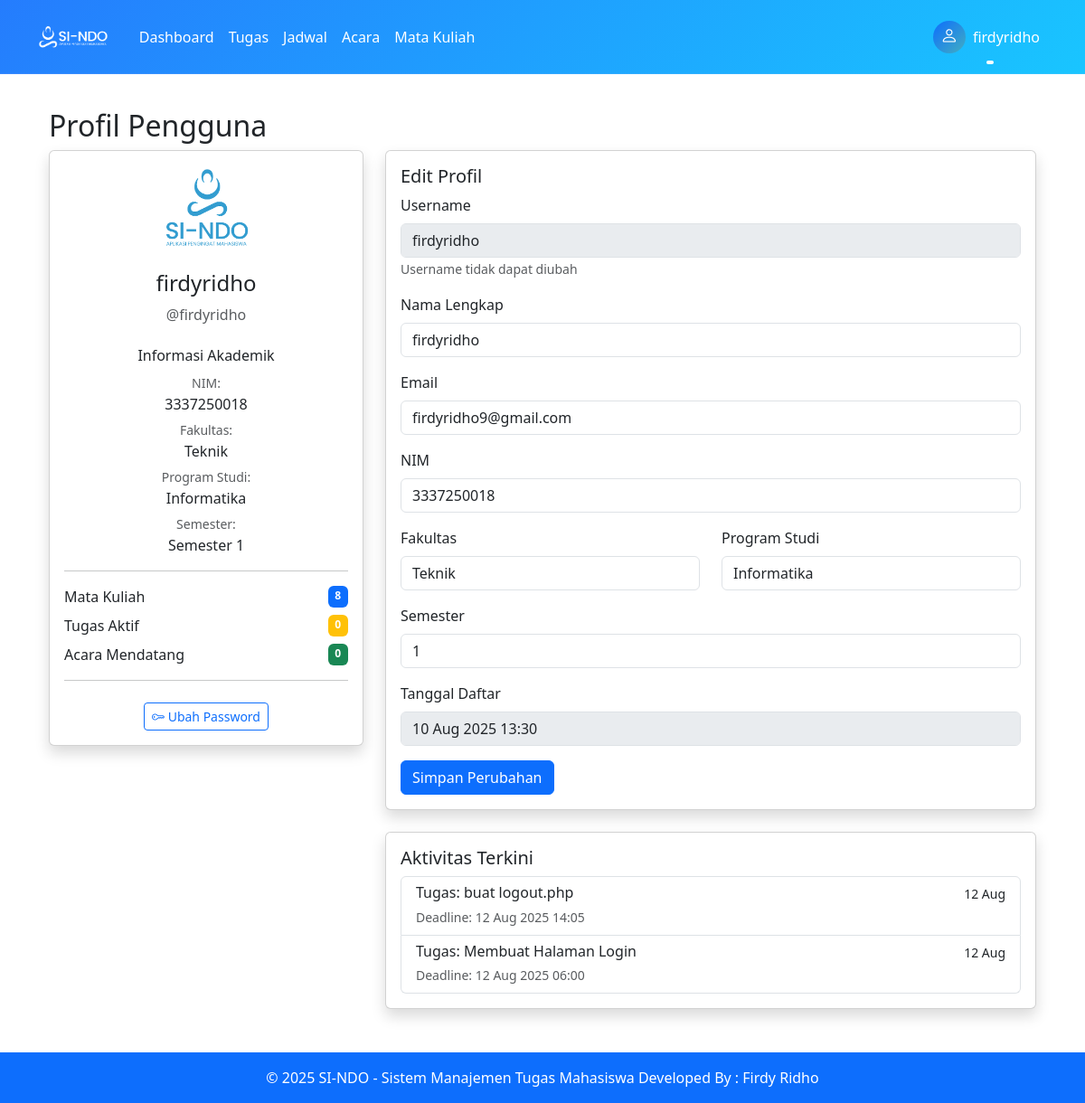
The page /pages/profil/index.php (signed in) on the database as committed earlier.
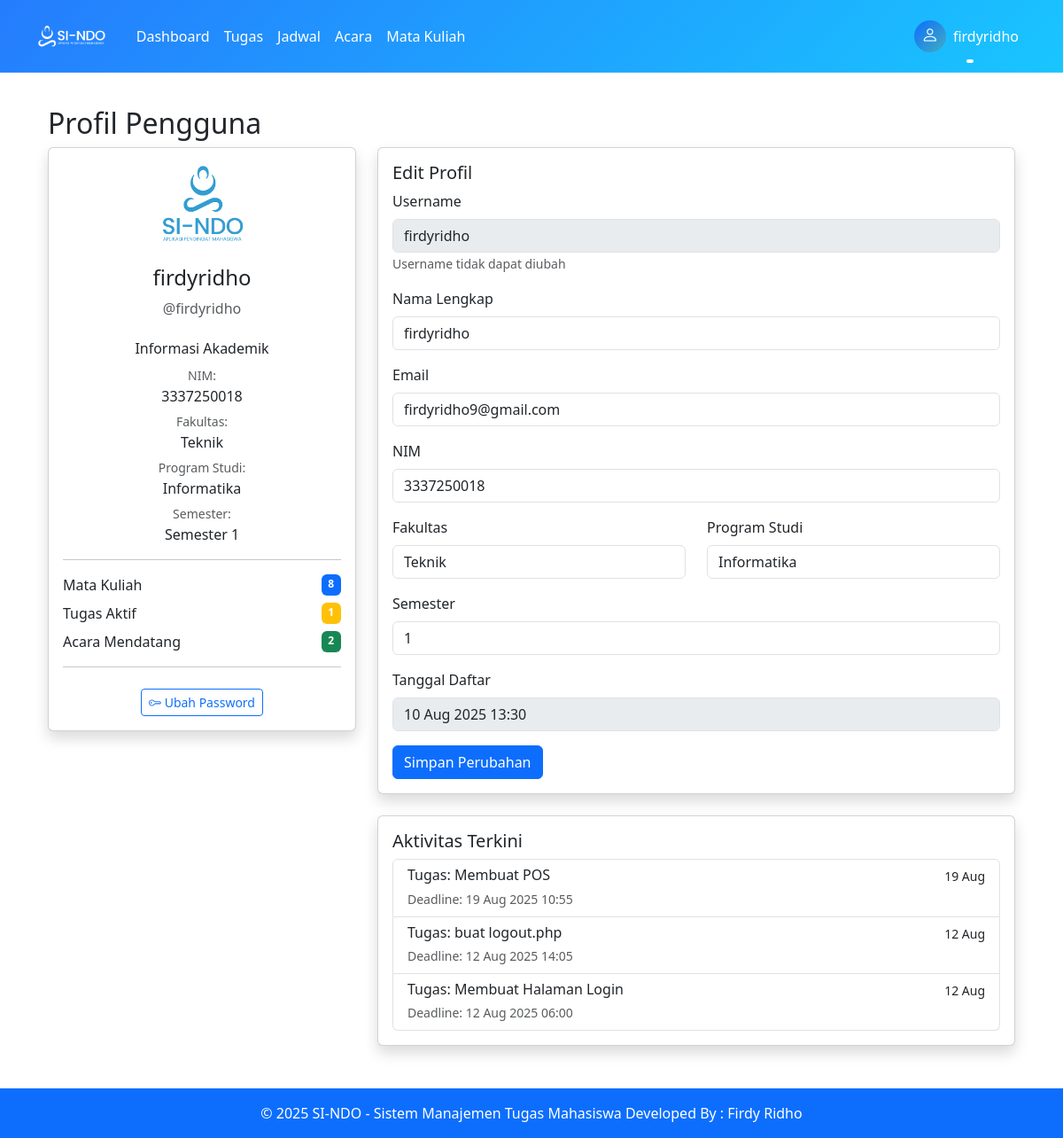
The same page on the database as committed later.
### tables this page shows
CREATE TABLE `users` (
  `id` int(11) NOT NULL,
  `username` varchar(50) NOT NULL,
  `password` varchar(255) NOT NULL,
  `nama_lengkap` varchar(100) NOT NULL,
  `nim` varchar(20) DEFAULT NULL,
  `prodi` varchar(50) DEFAULT NULL,
  `fakultas` varchar(50) DEFAULT NULL,
  `semester` int(2) DEFAULT NULL,
  `email` varchar(100) NOT NULL,
  `created_at` timestamp NOT NULL DEFAULT current_timestamp()
);

CREATE TABLE `tugas` (
  `id` int(11) NOT NULL,
  `judul` varchar(100) NOT NULL,
  `deskripsi` text DEFAULT NULL,
  `mk_id` int(11) NOT NULL,
  `deadline` datetime NOT NULL,
  `status` enum('Belum Dimulai','Dalam Pengerjaan','Selesai') DEFAULT 'Belum Dimulai',
  `prioritas` enum('Rendah','Sedang','Tinggi') DEFAULT 'Sedang',
  `user_id` int(11) NOT NULL,
  `created_at` timestamp NOT NULL DEFAULT current_timestamp()
);

### includes/auth.php (called while the page is built, shortened)
<?php
function isLoggedIn() {
    return isset($_SESSION['user_id']);
}
function getUserData($pdo, $user_id) {
    $stmt = $pdo->prepare("SELECT * FROM users WHERE id = ?");
    $stmt->execute([$user_id]);
    return $stmt->fetch(PDO::FETCH_ASSOC);
}
?>

### pages/profil/index.php (the view, shortened to what this page needs)
<?php
require_once '../../config/database.php';
require_once '../../includes/auth.php';
?>
<?php include '../../includes/header.php'; ?>
<div class="container mt-4">
    <h2>Profil Pengguna</h2>
    <div class="row">
        <div class="col-md-4">
            <div class="card shadow">
                <div class="card-body text-center">
                    <div class="mb-3">
                        <img src="../../assets/images/logo.png" alt="Logo Sindo" class="img-fluid" style="max-height: 100px;">
                    </div>
                    <h4><?= htmlspecialchars($user['nama_lengkap']) ?></h4>
                    <p class="text-muted">@<?= htmlspecialchars($user['username']) ?></p>
                    <div class="mt-4">
                        <div class="mb-3">
                            <h6>Informasi Akademik</h6>
                            <p class="mb-1">
                                <small class="text-muted">NIM:</small><br>
                                <?= $user['nim'] ? htmlspecialchars($user['nim']) : '<span class="text-danger">Belum diisi</span>' ?>
                            </p>
                            <p class="mb-1">
                                <small class="text-muted">Fakultas:</small><br>
                                <?= $user['fakultas'] ? htmlspecialchars($user['fakultas']) : '<span class="text-danger">Belum diisi</span>' ?>
                            </p>
                            <p class="mb-1">
                                <small class="text-muted">Program Studi:</small><br>
                                <?= $user['prodi'] ? htmlspecialchars($user['prodi']) : '<span class="text-danger">Belum diisi</span>' ?>
                            </p>
                            <p class="mb-1">
                                <small class="text-muted">Semester:</small><br>
                                <?= $user['semester'] ? 'Semester '.htmlspecialchars($user['semester']) : '<span class="text-danger">Belum diisi</span>' ?>
                            </p>
                        </div>
                        <hr>
                        <div class="d-flex justify-content-between mb-2">
                            <span>Mata Kuliah</span>
                            <span class="badge bg-primary">
                                <?php
                                    $stmt = $pdo->prepare("SELECT COUNT(*) FROM mata_kuliah WHERE user_id = ?");
                                    $stmt->execute([$_SESSION['user_id']]);
                                    echo $stmt->fetchColumn();
                                ?>
                            </span>
                        </div>
                        <div class="d-flex justify-content-between mb-2">
                            <span>Tugas Aktif</span>
                            <span class="badge bg-warning">
                                <?php
                                    $stmt = $pdo->prepare("SELECT COUNT(*) FROM tugas WHERE user_id = ? AND status != 'Selesai'");
                                    $stmt->execute([$_SESSION['user_id']]);
                                    echo $stmt->fetchColumn();
                                ?>
                            </span>
                        </div>
                        <div class="d-flex justify-content-between">
                            <span>Acara Mendatang</span>
                            <span class="badge bg-success">
                                <?php
                                    $stmt = $pdo->prepare("SELECT COUNT(*) FROM acara WHERE user_id = ? AND tanggal_mulai > NOW()");
                                    $stmt->execute([$_SESSION['user_id']]);
                                    echo $stmt->fetchColumn();
                                ?>
                            </span>
                        </div>
                    </div>
                    <hr>
                    <a href="ubah_password.php" class="btn btn-outline-primary btn-sm mt-2">
                        <i class="bi bi-key"></i> Ubah Password
                    </a>
                </div>
            </div>
        </div>
        <div class="col-md-8">
            <div class="card shadow">
                <div class="card-body">
                    <h5 class="card-title">Edit Profil</h5>
                    <form method="post">
                        <div class="mb-3">
                            <label for="username" class="form-label">Username</label>
                            <input type="text" class="form-control" id="username" value="<?= htmlspecialchars($user['username']) ?>" disabled>
                            <small class="text-muted">Username tidak dapat diubah</small>
                        </div>
                        <div class="mb-3">
                            <label for="nama_lengkap" class="form-label">Nama Lengkap</label>
                            <input type="text" class="form-control" id="nama_lengkap" name="nama_lengkap"
                                   value="<?= htmlspecialchars($user['nama_lengkap']) ?>" required>
                        </div>
                        <div class="mb-3">
                            <label for="email" class="form-label">Email</label>
                            <input type="email" class="form-control" id="email" name="email"
                                   value="<?= htmlspecialchars($user['email']) ?>" required>
                        </div>
                        <div class="mb-3">
                            <label for="nim" class="form-label">NIM</label>
                            <input type="text" class="form-control" id="nim" name="nim"
                                   value="<?= htmlspecialchars($user['nim']) ?>" placeholder="Masukkan NIM" required>
                        </div>
                        <div class="row">
                            <div class="col-md-6 mb-3">
                                <label for="fakultas" class="form-label">Fakultas</label>
                                <input type="text" class="form-control" id="fakultas" name="fakultas"
                                       value="<?= htmlspecialchars($user['fakultas']) ?>" placeholder="Contoh: Fakultas Teknik" required>
                            </div>
                            <div class="col-md-6 mb-3">
                                <label for="prodi" class="form-label">Program Studi</label>
                                <input type="text" class="form-control" id="prodi" name="prodi"
                                       value="<?= htmlspecialchars($user['prodi']) ?>" placeholder="Contoh: Teknik Informatika" required>
                            </div>
                        </div>
                        <div class="mb-3">
                            <label for="semester" class="form-label">Semester</label>
                            <input type="number" class="form-control" id="semester" name="semester"
                                   value="<?= htmlspecialchars($user['semester']) ?>" min="1" max="14" placeholder="1-14" required>
                        </div>
                        <div class="mb-3">
                            <label class="form-label">Tanggal Daftar</label>
                            <input type="text" class="form-control"
                                   value="<?= date('d M Y H:i', strtotime($user['created_at'])) ?>" disabled>
                        </div>
                        <button type="submit" class="btn btn-primary">Simpan Perubahan</button>
                    </form>
                </div>
            </div>
            <div class="card shadow mt-4">
                <div class="card-body">
                    <h5 class="card-title">Aktivitas Terkini</h5>
                    <div class="list-group">
                        <?php
                        $stmt = $pdo->prepare("SELECT judul, deadline FROM tugas WHERE user_id = ? ORDER BY created_at DESC LIMIT 5");
                        $stmt->execute([$_SESSION['user_id']]);
                        $tugas_terbaru = $stmt->fetchAll(PDO::FETCH_ASSOC);
                        foreach ($tugas_terbaru as $tugas): ?>
                            <div class="list-group-item">
                                <div class="d-flex w-100 justify-content-between">
                                    <h6 class="mb-1">Tugas: <?= htmlspecialchars($tugas['judul']) ?></h6>
                                    <small><?= date('d M', strtotime($tugas['deadline'])) ?></small>
                                </div>
                                <small class="text-muted">Deadline: <?= date('d M Y H:i', strtotime($tugas['deadline'])) ?></small>
                            </div>
                        <?php endforeach; ?>
                    </div>
                </div>
            </div>
        </div>
    </div>
</div>
<?php include '../../includes/footer.php'; ?>

### includes/header.php (shortened to what this page needs)
<?php
$current_page = basename($_SERVER['PHP_SELF']);
if (isLoggedIn()) {
    $user = getUserData($pdo, $_SESSION['user_id']);
}
?>
<!DOCTYPE html>
<html lang="en">
<head>
<link href="https://cdn.jsdelivr.net/npm/bootstrap@5.3.0/dist/css/bootstrap.min.css" rel="stylesheet" />
<link rel="stylesheet" href="https://cdn.jsdelivr.net/npm/bootstrap-icons@1.10.0/font/bootstrap-icons.css" />
</head>
<body>
<nav class="navbar navbar-expand-lg navbar-dark navbar-custom fixed-top">
    <div class="container">
        <a class="navbar-brand d-flex align-items-center" href="/sindo/index.php">
            <img src="/sindo/assets/images/fontlogo.png" alt="SINDO Logo" style="height: 55px; margin-right: 10px;">
        </a>
        <div class="collapse navbar-collapse" id="navbarNav">
            <ul class="navbar-nav me-auto mb-2 mb-lg-0">
                <?php if (isLoggedIn()): ?>
                    <li class="nav-item">
                        <a class="nav-link <?= $current_page == 'dashboard.php' ? 'active' : '' ?>" href="/sindo/pages/dashboard.php">Dashboard</a>
                    </li>
                    <li class="nav-item">
                        <a class="nav-link <?= strpos($_SERVER['REQUEST_URI'], 'tugas') !== false ? 'active' : '' ?>" href="/sindo/pages/tugas/index.php">Tugas</a>
                    </li>
                    <li class="nav-item">
                        <a class="nav-link <?= strpos($_SERVER['REQUEST_URI'], 'jadwal') !== false ? 'active' : '' ?>" href="/sindo/pages/jadwal/index.php">Jadwal</a>
                    </li>
                    <li class="nav-item">
                        <a class="nav-link <?= strpos($_SERVER['REQUEST_URI'], 'acara') !== false ? 'active' : '' ?>" href="/sindo/pages/acara/index.php">Acara</a>
                    </li>
                    <li class="nav-item">
                        <a class="nav-link <?= strpos($_SERVER['REQUEST_URI'], 'mata_kuliah') !== false ? 'active' : '' ?>" href="/sindo/pages/mata_kuliah/index.php">Mata Kuliah</a>
                    </li>
                <?php endif; ?>
            </ul>
            <ul class="navbar-nav ms-auto">
                <?php if (isLoggedIn()): ?>
                    <li class="nav-item dropdown">
                        <a class="nav-link dropdown-toggle d-flex align-items-center gap-2" href="#" id="navbarDropdown" role="button" data-bs-toggle="dropdown">
                            <div class="profile-icon position-relative">
                                <i class="bi bi-person"></i>
                            </div>
                            <?= htmlspecialchars($_SESSION['username']) ?>
                        </a>
                    </li>
                <?php else: ?>
                    <li class="nav-item"><a class="nav-link" href="/sindo/login.php">Login</a></li>
                    <li class="nav-item"><a class="nav-link" href="/sindo/register.php">Register</a></li>
                <?php endif; ?>
            </ul>
        </div>
    </div>
</nav>
<main class="container mt-5 pt-5">

### includes/footer.php (shortened to what this page needs)
    </main>
    <footer class="bg-light text-center text-lg-start mt-5">
        <div class="text-center p-3 bg-primary text-white">
            © <?= date('Y') ?> SI-NDO - Sistem Manajemen Tugas Mahasiswa Developed By : Firdy Ridho
        </div>
    </footer>
</body>
</html>

### includes/header.php (style rules this page uses)
.navbar-custom { background: linear-gradient(135deg, rgba(13,110,253,0.9), rgba(0, 191, 255, 0.9)); backdrop-filter: blur(12px); border-bottom: 1px solid rgba(255,255,255,0.1); transition: all 0.4s ease; }
.navbar-brand { font-weight: 700; letter-spacing: 0.5px; display: flex; align-items: center; gap: 8px; }
.nav-link { position: relative; font-weight: 500; color: #fff !important; padding: 8px 12px; transition: color 0.3s ease; }
.nav-link::after { content: ""; position: absolute; bottom: -4px; left: 50%; transform: translateX(-50%); width: 0%; height: 3px; background: #ffffffff; border-radius: 2px; transition: width 0.3s ease; }
.profile-icon { width: 36px; height: 36px; border-radius: 50%; background: linear-gradient(135deg, #0d6efd, #42aec1ff); display: flex; align-items: center; justify-content: center; color: white; font-size: 1.2rem; }

Rows that differ between the two databases and show on the page:
added tugas: judul "Membuat POS", deadline "19 Aug", deadline "19 Aug 2025 10:55"
Other text that changed with them:
$stmt->fetchColumn(): "0" → "1"
$stmt->fetchColumn(): "0" → "2"
